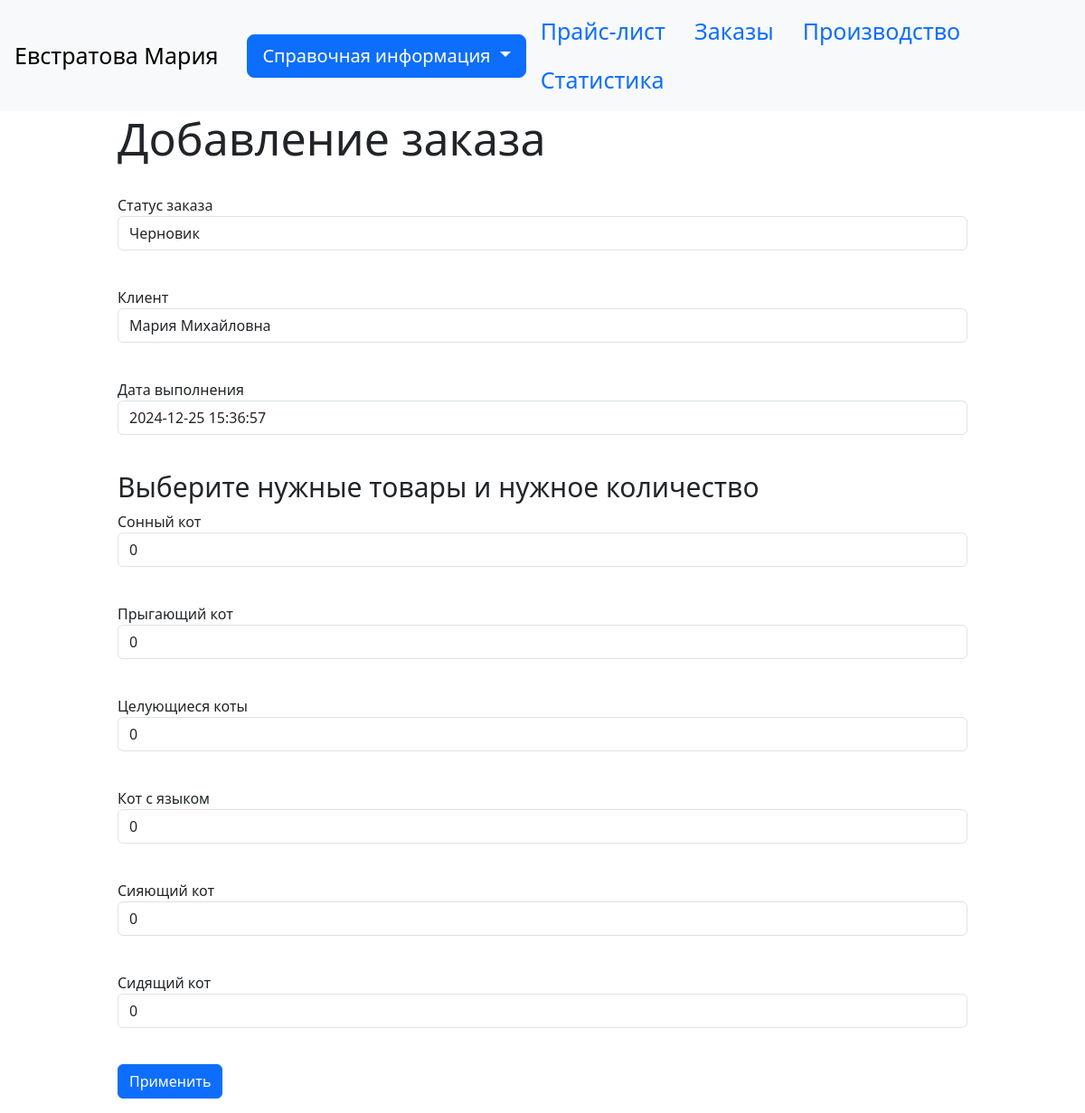
/order, run on the app's committed database.
### data/pazzle.py (models this page shows)
class Pazzle(SqlAlchemyBase, UserMixin, SerializerMixin):
    __tablename__ = 'pazzles'
    id = sqlalchemy.Column(sqlalchemy.Integer,
                           primary_key=True, autoincrement=True)
    name = sqlalchemy.Column(sqlalchemy.String, nullable=True)
    lists = sqlalchemy.Column(sqlalchemy.String, nullable=True)
    num_details = sqlalchemy.Column(sqlalchemy.Integer, nullable=True)
    price = sqlalchemy.Column(sqlalchemy.Integer, nullable=True)
    picture = sqlalchemy.Column(sqlalchemy.String, nullable=True)

### web.py (the view, shortened to what this page needs)
@web.route('/order', methods=['GET', 'POST'])
def add_order():
    db_sess = db_session.create_session()
    names = db_sess.query(Clients).all()
    pazzles = db_sess.query(Pazzle).all()
    form = create_dynamic_form(pazzles)
    form.client.choices = [g.name for g in names]
    return render_template('order.html', title='Добавление заказа', form=form)

### forms/orders.py
    class DynamicOrdersForm(OrdersForm):
        pass

### data/db_session.py (called while the page is built)
def create_session() -> Session:
    global __factory
    return __factory()

### forms/orders.py (called while the page is built)
def create_dynamic_form(pazzles):
    class DynamicOrdersForm(OrdersForm):
        pass
    for pazzle in pazzles:
        setattr(DynamicOrdersForm, str(pazzle.id), IntegerField(pazzle.name, default=0))
    return DynamicOrdersForm()

### templates/order.html (shortened to what this page needs)
{% extends "base.html" %}
{% block content %}
<h1 style="font-size: 50px">{{ title }}</h1>
<br>
<form action="" method="post">
    <p>
        {{ form.status.label }}<br>
        {{ form.status(class="form-control") }}<br>
    </p>
    <p>
        {{ form.client.label }}<br>
        {{ form.client(class="form-control") }}<br>
    </p>
    <p>
        {{ form.date.label }}<br>
        {{ form.date(class="form-control") }}<br>
    </p>
    <h1 style="font-size: 30px">Выберите нужные товары и нужное количество</h1>
    {% for key, field in form._fields.items() %}
    {% if key not in ['status', 'client', 'date', 'submit', 'csrf_token'] %}
    <p>
        {{ field.label }}<br>
        {{ field(class="form-control") }}<br>
    </p>
    {% endif %}
    {% endfor %}
    <p>{{ form.submit(class="btn btn-primary") }}</p>
</form>
{% endblock %}

### templates/base.html (shortened to what this page needs)
<!doctype html>
<html lang="en">
<head>
    <link href="https://cdn.jsdelivr.net/npm/bootstrap@5.3.3/dist/css/bootstrap.min.css" rel="stylesheet"
>
</head>
<body>
<header>
    <nav class="navbar navbar-light bg-light px-3">
        <div class="d-flex flex-fill align-items-center justify-content-between">
            <a class="navbar-brand" href="/" style="font-size: 25px">Евстратова Мария</a>
            <div class="dropdown ps-3 flex-fill navbar__dropdown">
                <button class="btn btn-primary btn-lg dropdown-toggle" type="button" data-bs-toggle="dropdown"
                        aria-expanded="false">
                    Справочная информация
                </button>
            </div>
            <div class="d-flex flex-fill align-items-center justify-content-end">
                <ul class="nav d-flex align-items-center me-3">
                    <li class="nav-item navbar-item">
                        <a class="nav-link" href="/pricelist" style="font-size: 25px">Прайс-лист</a>
                    </li>
                    <li class="nav-item navbar-item">
                        <a class="nav-link" href="/orders" style="font-size: 25px">Заказы</a>
                    </li>
                    <li class="nav-item navbar-item">
                        <a class="nav-link" href="/tasks" style="font-size: 25px">Производство</a>
                    </li>
                    <li class="nav-item navbar-item">
                        <a class="nav-link" href="/statistica" style="font-size: 25px">Статистика</a>
                    </li>
                </ul>
            </div>
        </div>
    </nav>
</header>
<main role="main" class="container">
    {% block content %}{% endblock %}
</main>
</body>
</html>

### templates/base.html (style rules this page uses)
header { position: sticky; top: 0; z-index: 1; }
.container { padding: 0 100px; }

### data on the page
Pazzle: label "Сонный кот", field "0"
Pazzle: label "Прыгающий кот", field "0"
Pazzle: label "Целующиеся коты", field "0"
Pazzle: label "Кот с языком", field "0"
Pazzle: label "Сияющий кот", field "0"
Pazzle: label "Сидящий кот", field "0"

### other printed values
{{ title }} "Добавление заказа"
